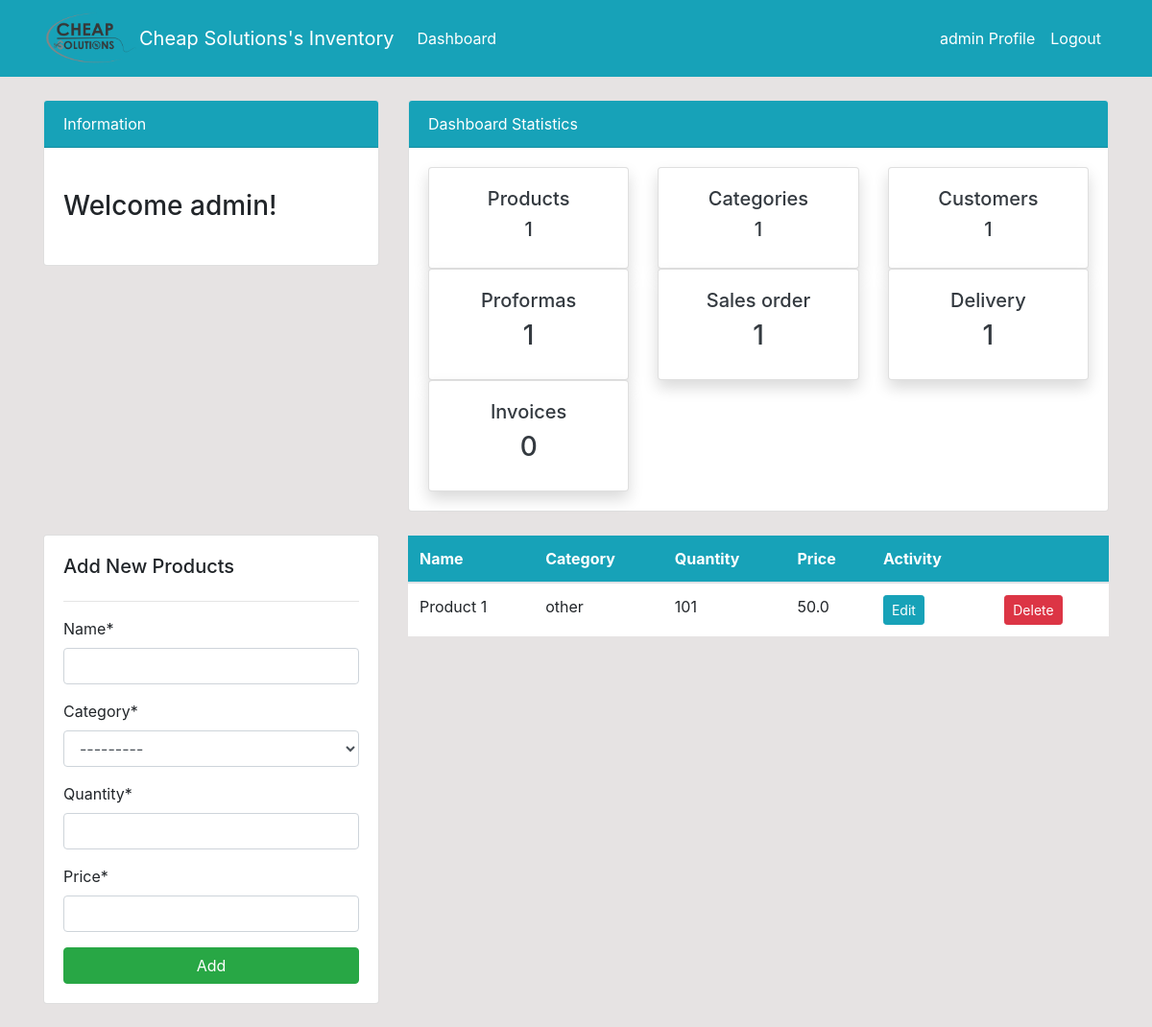
The page /products/ (signed in) on the database as committed earlier.
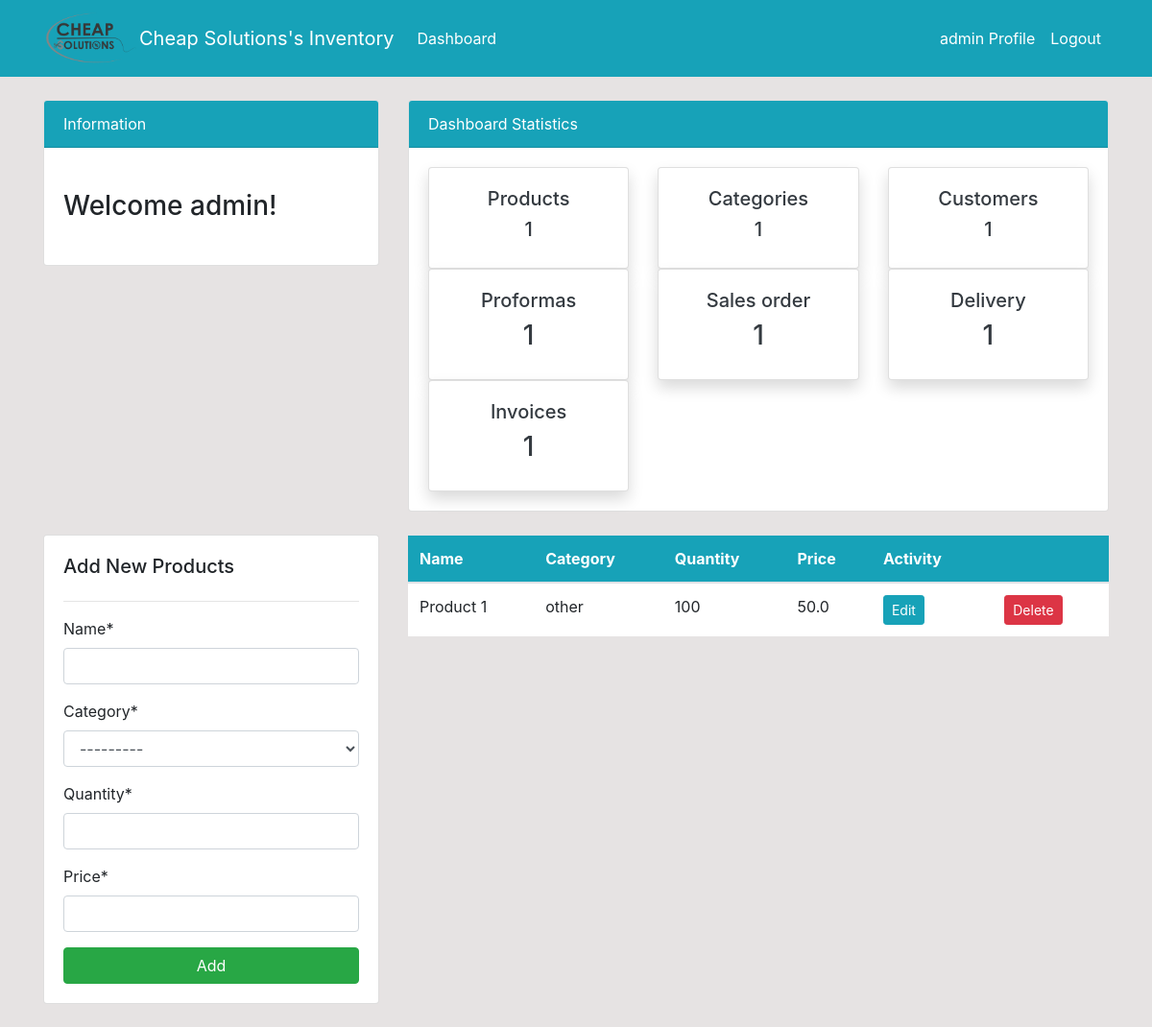
The same page on the database as committed later.
### dashboard/models.py (models this page shows, shortened)
class Product(models.Model):
    name = models.CharField(max_length=500, unique=True, null = True)
    category = models.ForeignKey(Category,
                                 on_delete=models.SET_NULL,
                                 null=True)
    quantity = models.PositiveIntegerField(null=True)
    price = models.FloatField(null=True)

class Category(models.Model):
    name = models.CharField(max_length=500, help_text='')
    def __str__(self):
        return '{0}'.format(self.name)

### dashboard/views.py (the view)
# urls.py: path('products/', views.products, name='dashboard-products'),
@login_required(login_url='user-login')
def products(request):
    proforma = Proforma.objects.all().order_by('-id',)
    proforma_count = proforma.count()
    invoice = Invoice.objects.all().order_by('-id',)
    invoice_count = invoice.count()
    category = Category.objects.all()
    category_count = category.count()
    product = Product.objects.all().order_by('name',)
    product_count = product.count()
    customer = Customer.objects.all()
    customer_count = customer.count()
    order = Order.objects.all().order_by('-id',)
    order_count = order.count()
    product_quantity = Product.objects.filter(name='')
    """"""
    if request.method == 'POST':
        form = ProductForm(request.POST)
        if form.is_valid():
            form.save()
            product_name = form.cleaned_data.get('name')
            messages.success(request, f'{product_name} has been added')
            return redirect('dashboard-products')
    else:
        form = ProductForm()
    context = {
        'proforma':proformas_delete,
        'proforma_count':proforma_count,
        'invoice': invoice,
        'invoice_count': invoice_count,
        'category': category,
        'category_count': category_count,
        'product': product,
        'form': form,
        'customer_count': customer_count,
        'product_count': product_count,
        'order_count': order_count,
    }
    return render(request, 'dashboard/products.html', context)

### dashboard/forms.py
class ProductForm(forms.ModelForm):
    class Meta:
        model = Product
        fields = '__all__'

### templates/dashboard/products.html (shortened to what this page needs)
{% extends 'partials/base.html' %}
{% load crispy_forms_tags %}
{% block content %}
{% include 'partials/topside.html' %}
<div class="row my-4">
    <div class="col-md-4">
        <div class="card card-body">
            <h5>Add New Products</h5>
            <hr>
            <form method="POST">
                {{ form|crispy }}
                <input class="btn btn-success btn-block" type="submit" value="Add">
            </form>
        </div>
    </div>
    <div class="col-md-8">
        <table class="table bg-white">
            <thead class="bg-info text-white">
                <tr>
                    <th scope="col">Name</th>
                    <th scope="col">Category</th>
                    <th scope="col">Quantity</th>
                    <th scope ="col">Price</th>
                    <th scope="col">Activity</th>
                    <th scope="col"></th>
                </tr>
            </thead>
            <tbody>
                {% for product in product %}
                <tr>
                    <td>{{ product.name }}</td>
                    <td>{{ product.category }}</td>
                    <td>{{ product.quantity }}</td>
                    <td>{{ product.price }}</td>
                    <td>
                        <a class="btn btn-info btn-sm mr-2"
                            href="{% url 'dashboard-products-edit' product.id %}">Edit</a>
                    </td>
                    <td>
                      <a class="btn btn-danger btn-sm ml-2"
                            href="{% url 'dashboard-products-delete' product.id %}">Delete</a>
                    </td>
                </tr>
                {% endfor %}
            </tbody>
        </table>
    </div>
</div>
{% endblock %}

### templates/partials/topside.html (shortened to what the changed rows need)
<div class="row">
    <div class="col-md-8 mt-4">
        <div class="card">
            <div class="card-body">
                <div class="row">
                    <div class="col-md-4">
                        <a class="text-decoration-none text-dark" href="{% url 'dashboard-invoices' %}">
                            <div class="card my-card shadow">
                                <div class="card-body text-center">
                                    <h5>Invoices </h5>
                                    <h3>{{ invoice_count }}</h3>
                                </div>
                            </div>
                        </a>
                    </div>
                </div>
            </div>
        </div>
    </div>
</div>

Rows that differ between the two databases and show on the page:
changed Product "Product 1": quantity "101" → "100"
Other text that changed with them:
{{ invoice_count }}: "0" → "1"
